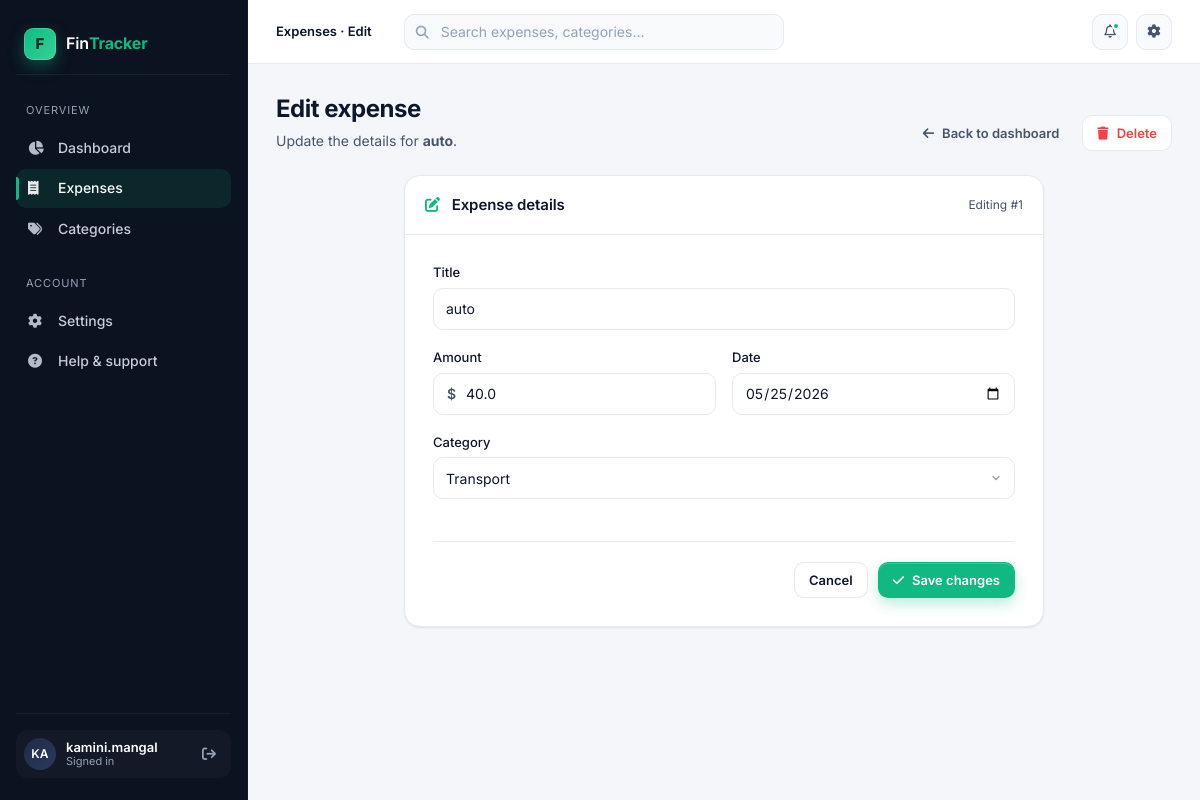
Page /edit/1 (signed in) on the committed database.
### models.py (models this page shows, shortened)
class User(db.Model, UserMixin):
    id = db.Column(db.Integer, primary_key=True)
    username = db.Column(db.String(100), unique=True, nullable=False)
    password = db.Column(db.String(200), nullable=False)

class Expense(db.Model):
    id = db.Column(db.Integer, primary_key=True)
    title = db.Column(db.String(100), nullable=False)
    user_id = db.Column(db.Integer, db.ForeignKey('user.id'), nullable=False)
    amount = db.Column(db.Float, nullable=False)
    category_id = db.Column(db.Integer, db.ForeignKey('category.id'), nullable=False)
    date = db.Column(db.String(20), nullable=False)

class Category(db.Model):
    id = db.Column(db.Integer, primary_key=True)
    name = db.Column(db.String(100), unique=True, nullable=False)
    description = db.Column(db.String(200))
    expenses = db.relationship('Expense', backref='category', lazy=True,cascade="all, delete-orphan")

### app.py (the view, shortened to what this page needs)
@app.route('/edit/<int:id>', methods=['GET', 'POST'])
@login_required
def edit_expense(id):
    expense = Expense.query.get_or_404(id)
    if expense.user_id != current_user.id:
        flash('You are not authorized to edit this expense.', 'error')
        return redirect(url_for('dashboard'))
    categories = Category.query.all()
    return render_template('edit_expense.html', expense=expense, categories=categories)

### app.py (called while the page is built)
@login_manager.user_loader
def load_user(user_id):
    return User.query.get(int(user_id))

### templates/edit_expense.html (shortened to what this page needs)
{% extends 'base.html' %}
{% block crumb %}Expenses · Edit{% endblock %}
{% block content %}
<div class="page-header">
  <div class="ph-text">
    <h1>Edit expense</h1>
    <p>Update the details for <strong>{{ expense.title }}</strong>.</p>
  </div>
  <div class="ph-actions">
    <a href="{{ url_for('dashboard') }}" class="btn btn-ghost">
      <i class="fa-solid fa-arrow-left"></i> Back to dashboard
    </a>
    <a href="{{ url_for('delete_expense', id=expense.id) }}" class="btn btn-danger"
       onclick="return confirm('Delete this expense? This cannot be undone.');">
      <i class="fa-solid fa-trash"></i> Delete
    </a>
  </div>
</div>
<div class="card form-card">
  <div class="card-header">
    <h3><i class="fa-solid fa-pen-to-square" style="color: var(--accent); margin-right: 8px;"></i> Expense details</h3>
    <span class="muted" style="font-size: 12px;">Editing #{{ expense.id }}</span>
  </div>
  <div class="card-body">
    <form method="POST" action="{{ url_for('edit_expense', id=expense.id) }}"
          class="form-grid" style="display:flex; flex-direction:column; gap: 18px;" novalidate>
      <div class="field">
        <label for="title">Title</label>
        <input id="title" name="title" type="text" class="input"
               value="{{ expense.title }}" required />
      </div>
      <div class="field-row">
        <div class="field">
          <label for="amount">Amount</label>
          <div class="input-affix">
            <span class="affix left" style="font-weight: 600; color: var(--text-2);">$</span>
            <input id="amount" name="amount" type="number" step="0.01" min="0"
                   class="input has-left" value="{{ expense.amount }}" required />
          </div>
        </div>
        <div class="field">
          <label for="date">Date</label>
          <input id="date" name="date" type="date" class="input"
                 value="{{ expense.date }}" required />
        </div>
      </div>
      <div class="field">
        <label for="category">Category</label>
        <select id="category" name="category" class="select" required>
          {% for c in categories %}
            <option value="{{ c.id }}" {% if c.id == expense.category_id %}selected{% endif %}>{{ c.name }}</option>
          {% endfor %}
        </select>
      </div>
      <div class="form-actions">
        <a href="{{ url_for('dashboard') }}" class="btn btn-secondary">Cancel</a>
        <button type="submit" class="btn btn-primary">
          <i class="fa-solid fa-check"></i> Save changes
        </button>
      </div>
    </form>
  </div>
</div>
{% endblock %}

### templates/base.html (shortened to what this page needs)
<!DOCTYPE html>
<html lang="en">
<head>
  <link rel="stylesheet" href="https://cdnjs.cloudflare.com/ajax/libs/font-awesome/6.5.1/css/all.min.css"
 />
  <link rel="stylesheet" href="{{ url_for('static', filename='css/styles.css') }}" />
</head>
<body>
  {% block body %}
  <div class="app-shell">
    <aside class="sidebar" id="sidebar">
      <a href="{{ url_for('dashboard') }}" class="brand">
        <span class="brand-mark">F</span>
        <span class="brand-name">Fin<b>Tracker</b></span>
      </a>
      <nav class="nav-group" aria-label="Primary">
        <div class="nav-label">Overview</div>
        <a href="{{ url_for('dashboard') }}"
          class="nav-item {% if request.endpoint == 'dashboard' %}is-active{% endif %}">
          <i class="fa-solid fa-chart-pie"></i> Dashboard
        </a>
        <a href="{{ url_for('add_expense') }}"
          class="nav-item {% if request.endpoint == 'add_expense' or request.endpoint == 'edit_expense' %}is-active{% endif %}">
          <i class="fa-solid fa-receipt"></i> Expenses
        </a>
        <a href="{{ url_for('list_categories') }}"
          class="nav-item {% if request.endpoint in ['list_categories','add_category','edit_category'] %}is-active{% endif %}">
          <i class="fa-solid fa-tags"></i> Categories
        </a>
      </nav>
      <nav class="nav-group" aria-label="Account">
        <div class="nav-label">Account</div>
        <a href="#" class="nav-item">
          <i class="fa-solid fa-gear"></i> Settings
        </a>
        <a href="#" class="nav-item">
          <i class="fa-solid fa-circle-question"></i> Help &amp; support
        </a>
      </nav>
      <div class="sidebar-footer">
        {% if current_user.is_authenticated %}
        <div class="user-pill">
          <div class="avatar">
            {{ current_user.username[:2]|upper }}
          </div>
          <div class="user-meta">
            <div class="u-name">{{ current_user.username }}</div>
            <div class="u-sub">Signed in</div>
          </div>
          <a href="{{ url_for('logout') }}" class="logout-btn" title="Log out" aria-label="Log out">
            <i class="fa-solid fa-arrow-right-from-bracket"></i>
          </a>
        </div>
        {% endif %}
      </div>
    </aside>
    <div class="main">
      <header class="topbar">
        <div class="crumbs">
          <strong>{% block crumb %}Dashboard{% endblock %}</strong>
        </div>
        <div class="search">
          <i class="fa-solid fa-magnifying-glass"></i>
          <input type="search" placeholder="Search expenses, categories…" />
        </div>
        <div class="top-actions">
          <button class="icon-btn" title="Notifications" aria-label="Notifications">
            <i class="fa-regular fa-bell"></i>
            <span class="dot"></span>
          </button>
          <button class="icon-btn" title="Settings" aria-label="Settings">
            <i class="fa-solid fa-gear"></i>
          </button>
        </div>
      </header>
      <div class="page">
        {% block content %}{% endblock %}
      </div>
    </div>
  </div>
  {% endblock %}
</body>
</html>

### rows in the picture
User: username "KA", username "kamini.mangal"
Expense: title "auto", id "1", amount "40.0", date "05/25/2026", category "Transport"
